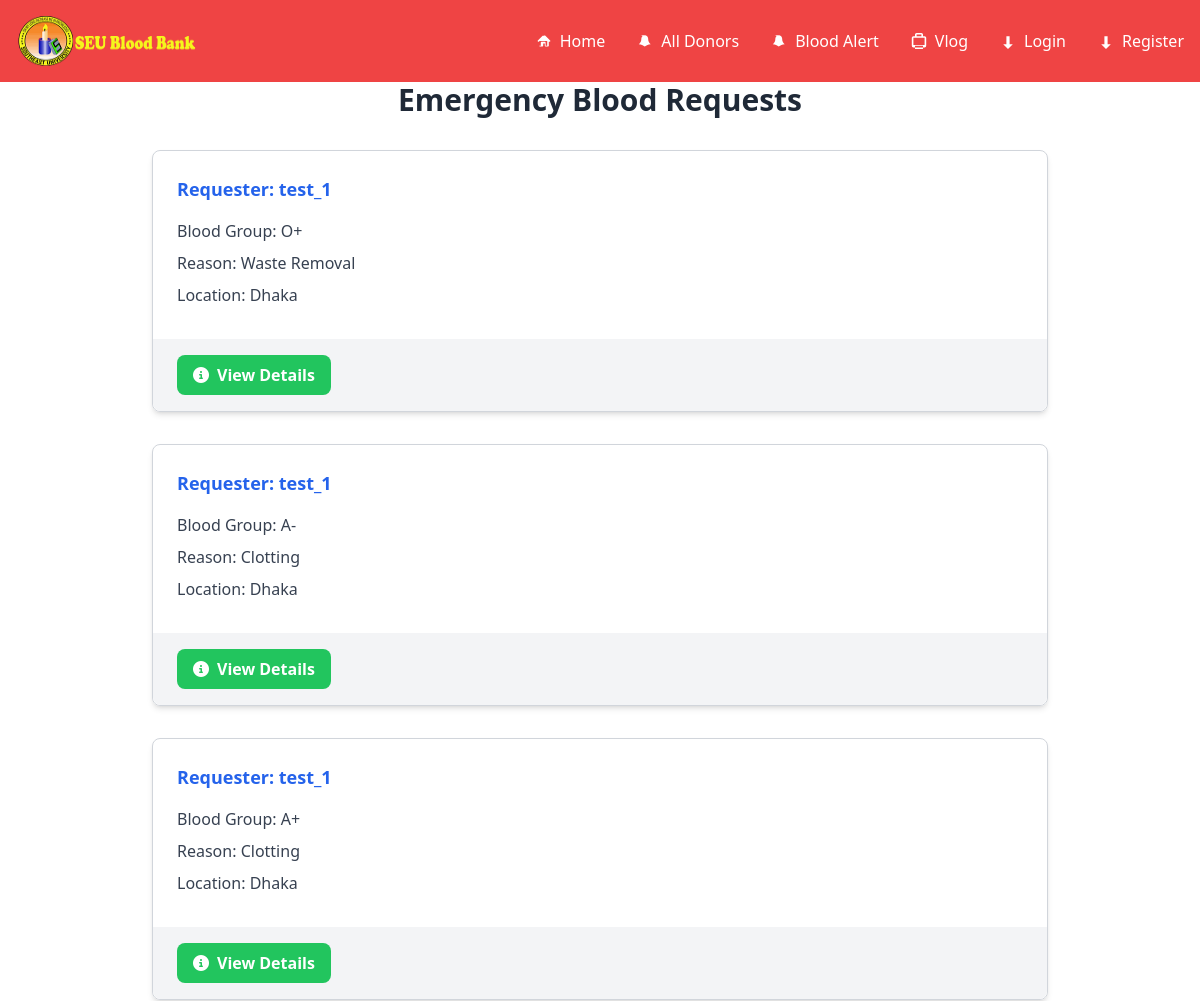
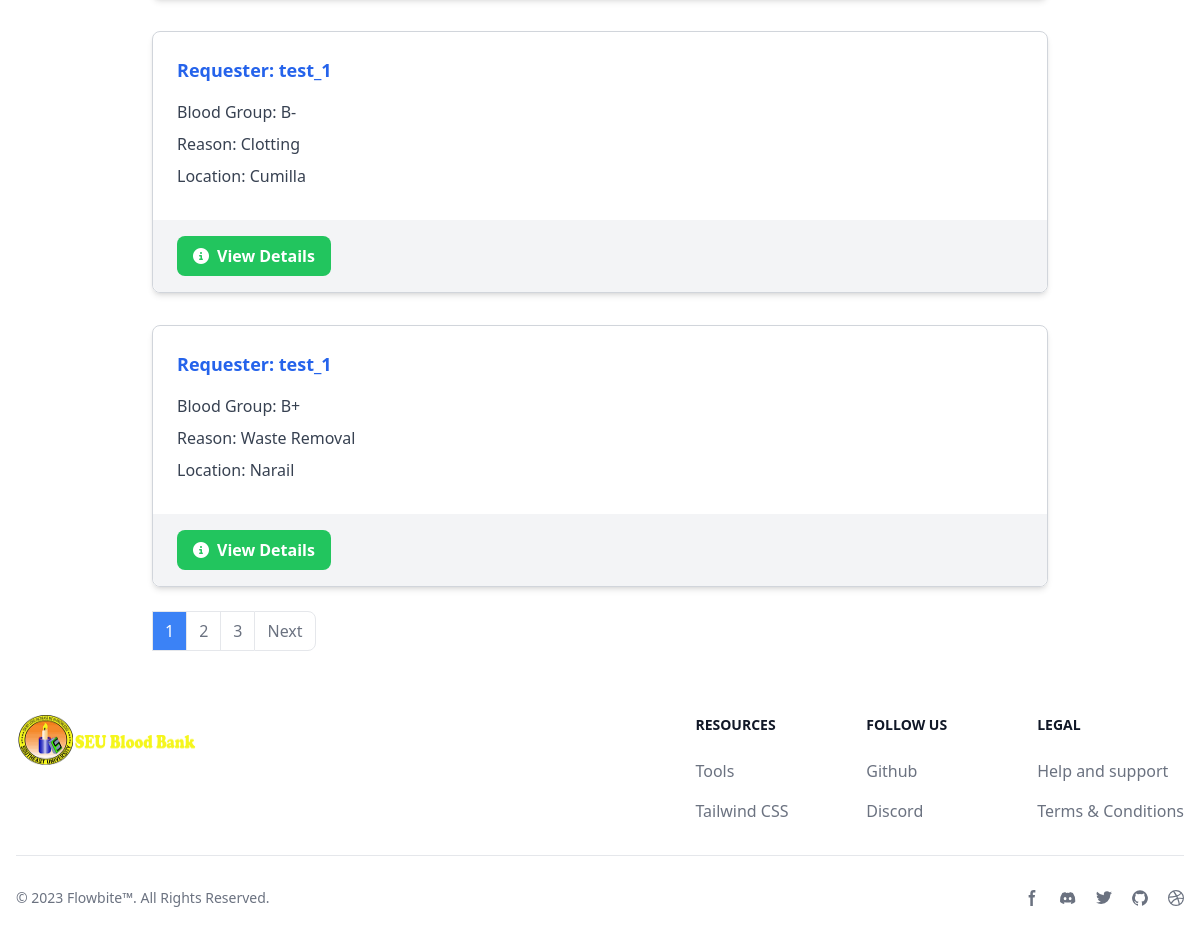
The page /donors/emergency-blood-requests-list/ on the database its author committed (2 pictures, top to bottom).
### donationcenters/models.py (models this page shows, shortened)
class EmergencyBloodRequest(models.Model):
    requester = models.ForeignKey(User, on_delete=models.CASCADE)
    blood_group = models.CharField(max_length=200, choices=BLOOD_GROUP, null=True)
    why_need = models.CharField(max_length=200, choices=BLOOD_NEED, null=True)
    where_need = models.CharField(max_length=200, null=True)
    donation_date = models.DateTimeField(null=True)
    blood_quantity = models.CharField(max_length=200, choices=blood_bag_quantity, null=True)
    hemoglobin_level = models.CharField(max_length=10, choices=blood_hemoglobin_levels, null=True)
    hospital_name = models.CharField(max_length=200, null=True)
    phone_number = models.CharField(max_length=20, null=True)
    additional_information = models.TextField(null=True)
    is_donate = models.BooleanField(default=False,null=True)
    created_at = models.DateTimeField(auto_now_add=True,null=True)

### donationcenters/views.py (the view)
# urls.py: path('emergency-blood-requests-list/', views.emergency_blood_requests_list, name='emergency-blood-requests-list'),
def emergency_blood_requests_list(request):
    emergency_blood_requests_list = EmergencyBloodRequest.objects.order_by('-created_at')
    paginator = Paginator(emergency_blood_requests_list, 5)
    page_number = request.GET.get('page')
    try:
        blood_requests = paginator.page(page_number)
    except PageNotAnInteger:
        blood_requests = paginator.page(1)
    except EmptyPage:
        blood_requests = paginator.page(paginator.num_pages)
    return render(request, 'donationcenters/emergency_blood_request_list.html', {'blood_requests': blood_requests})

### donationcenters/templates/donationcenters/emergency_blood_request_list.html (shortened to what this page needs)
{% extends "base.html" %}
{% block body %}
<div class="max-w-4xl mx-auto">
    <h2 class="text-3xl font-bold mb-8 text-center text-gray-800">Emergency Blood Requests</h2>
    <ul>
        {% for blood_request in blood_requests %}
        <li class="mb-8 border border-gray-300 rounded-lg shadow-md hover:shadow-xl transition duration-300">
            <div class="p-6">
                <p class="text-lg font-semibold text-blue-600 mb-4">Requester: {{ blood_request.requester }}</p>
                <p class="text-md text-gray-700 mb-2">Blood Group: {{ blood_request.get_blood_group_display }}</p>
                <p class="text-md text-gray-700 mb-2">Reason: {{ blood_request.get_why_need_display }}</p>
                <p class="text-md text-gray-700 mb-2">Location: {{ blood_request.where_need }}</p>
            </div>
            <div class="flex flex-wrap justify-between items-center bg-gray-100 px-6 py-4 rounded-b-lg">
                <a href="{% url 'emergency-blood-details' blood_request.pk %}"
                    class="bg-green-500 hover:bg-green-600 text-white font-semibold py-2 px-4 rounded-lg transition duration-300">
                    <i class="fas fa-info-circle mr-2"></i>View Details
                </a>
            </div>
        </li>
        {% endfor %}
    </ul>
</div>
<nav aria-label="Page navigation example" class="max-w-4xl mx-auto mt-8 pb-10">
    <ul class="inline-flex -space-x-px">
        {% for num in blood_requests.paginator.page_range %}
        {% if num >= blood_requests.number|add:'-2' and num <= blood_requests.number|add:'2' %} <li>
            {% if blood_requests.number == num %}
            <a href="?page={{ num }}"
                class="px-3 py-2 leading-tight bg-blue-500 text-white hover:bg-blue-600 border dark:border-gray-700 dark:bg-gray-700 dark:text-white">
                {{ num }}
            </a>
            {% else %}
            <a href="?page={{ num }}"
                class="px-3 py-2 leading-tight text-gray-500 bg-white border hover:bg-gray-100 dark:bg-gray-800 dark:text-gray-400 dark:hover:bg-gray-700 dark:hover:text-white">
                {{ num }}
            </a>
            {% endif %}
            </li>
            {% endif %}
            {% endfor %}
                    {% if blood_requests.has_next %}
                    <li>
                        <a href="?page={{ blood_requests.next_page_number }}"
                            class="px-3 py-2 leading-tight text-gray-500 bg-white border rounded-r-lg hover:bg-gray-100 dark:bg-gray-800 dark:text-gray-400 dark:hover:bg-gray-700 dark:hover:text-white">Next</a>
                    </li>
                    {% endif %}
    </ul>
</nav>
{% endblock %}

### rows shown on the page
EmergencyBloodRequest: requester "test_1", blood_group "O+", why_need "Waste Removal", where_need "Dhaka"
EmergencyBloodRequest: requester "test_1", blood_group "A-", why_need "Clotting", where_need "Dhaka"
EmergencyBloodRequest: requester "test_1", blood_group "A+", why_need "Clotting", where_need "Dhaka"
EmergencyBloodRequest: requester "test_1", blood_group "B-", why_need "Clotting", where_need "Cumilla"
EmergencyBloodRequest: requester "test_1", blood_group "B+", why_need "Waste Removal", where_need "Narail"

### other values the page prints
{{ num }} "1"
{{ num }} "2" "3"
